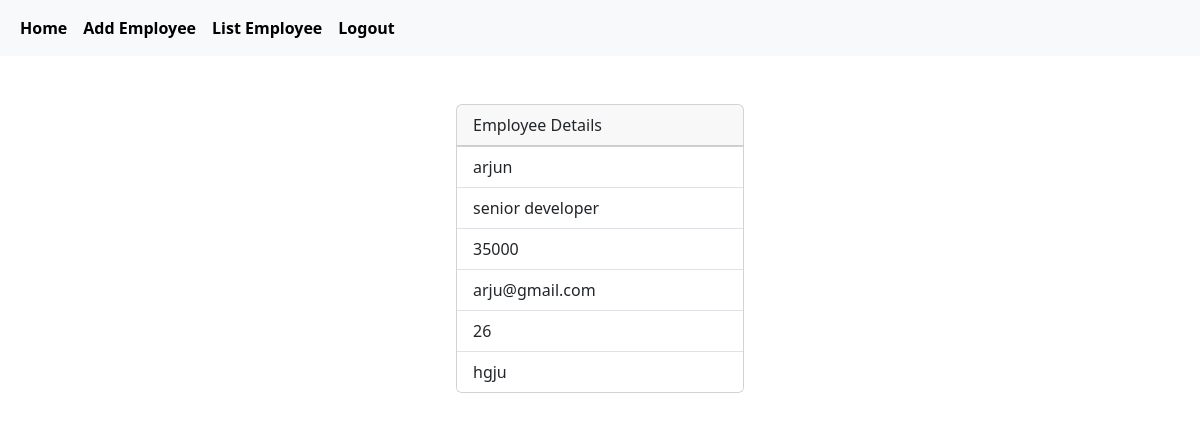
/employees/3 (signed in), run on the app's committed database.
### crm/models.py (models this page shows, shortened)
class Employees(models.Model):
    name=models.CharField(max_length=200)
    department=models.CharField(max_length=200)
    salary=models.PositiveBigIntegerField()
    email=models.EmailField(unique=True)
    age=models.PositiveBigIntegerField()
    contact=models.CharField(max_length=200,null=True)
    profile_pic=models.ImageField(upload_to="images",null=True,blank=True)
    dob=models.DateField(null=True,blank=True)

### crm/views.py (the view)
# urls.py: path("employees/<int:pk>",views.EmployeeDetailView.as_view(),name="emp-detail"),
@method_decorator(signin_required,name="dispatch")
class EmployeeDetailView(View):
    def get(self,request,*args,**kwargs):
        id=kwargs.get("pk")
        qs=Employees.objects.get(id=id)
        return render(request,"emp_detail.html",{"data":qs})

### crm/views.py (called while the page is built)
def signin_required(fn):
    def wrapper(request,*args,**kwargs):
        if not request.user.is_authenticated:
            messages.error(request,"invalid session")
            return redirect("signin")
        else:
            return fn(request,*args,**kwargs)
    return wrapper

### crm/templates/emp_detail.html (shortened to what this page needs)
{%extends 'base.html'%}
{%block body_block%}
<div class="container d-flex justify-content-center mt-5">
  <div>
      <div class="card" style="width: 18rem;">
          <div class="card-header">
            Employee Details
          </div>
          <ul class="list-group list-group-flush">
            <li class="list-group-item">{{data.name}}</li>
            <li class="list-group-item">{{data.department}}</li>
            <li class="list-group-item">{{data.salary}}</li>
            <li class="list-group-item">{{data.email}}</li>
            <li class="list-group-item">{{data.age}}</li>
            <li class="list-group-item">{{data.contact}}</li>
          </ul>
        </div>
  </div>
</div>
{%endblock%}

### data on the page
Employees: name "arjun", department "senior developer", salary "35000", email "arju@gmail.com", age "26", contact "hgju"
